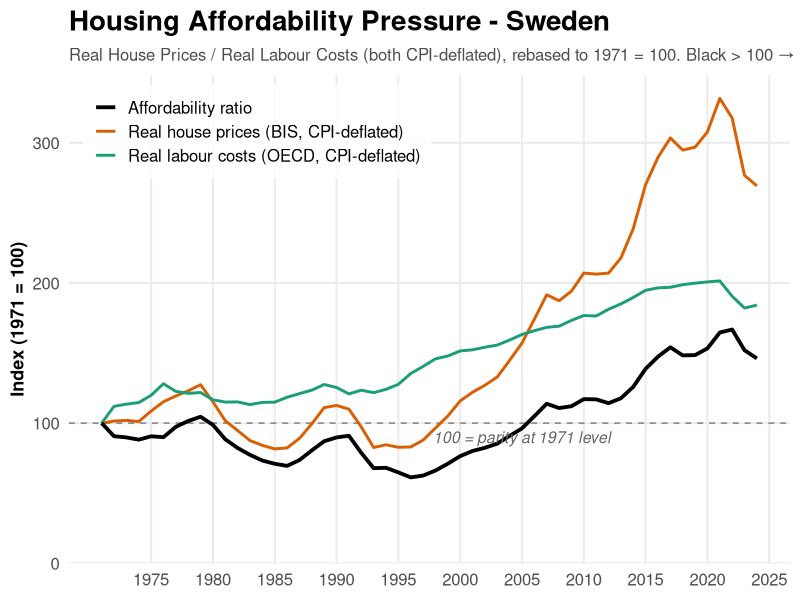
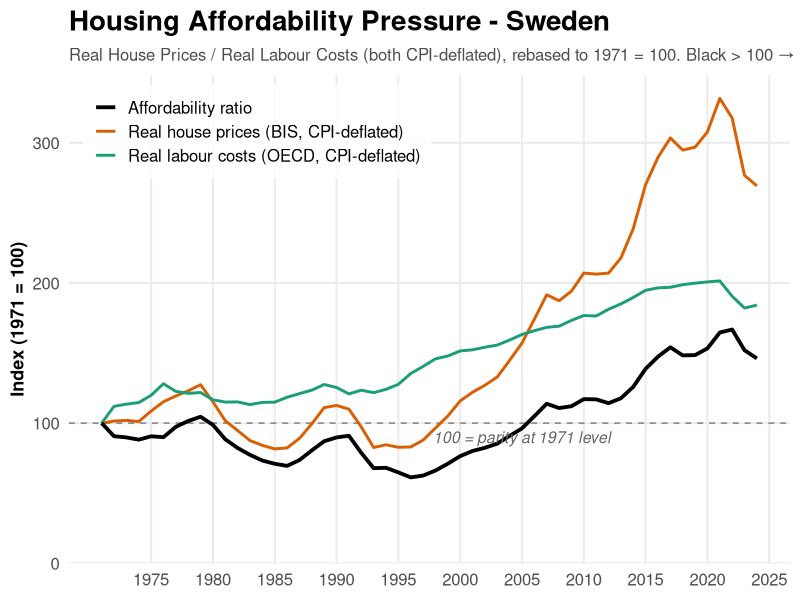
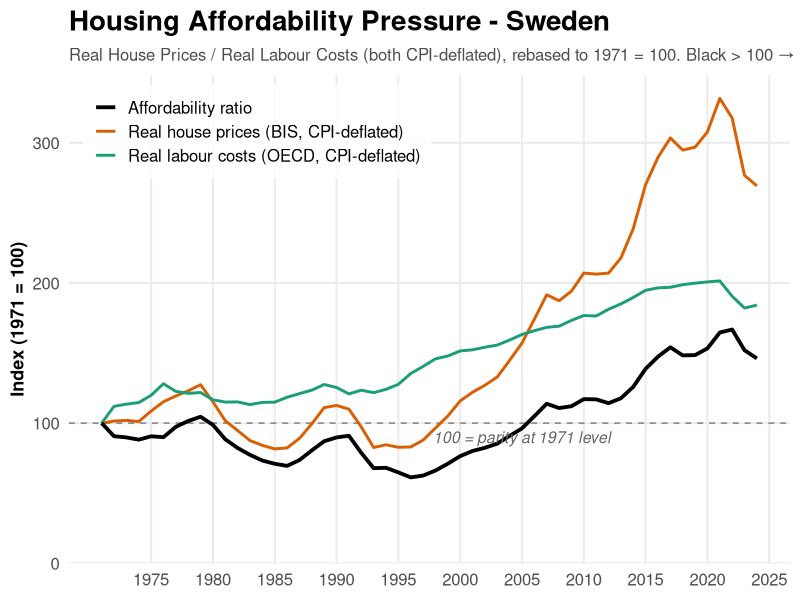

Write the R code that produced these figures, in order.
###############################################################
## Housing Affordability Pressure - Sweden
##
## Indicator: Real House Price Index / Real Labour Cost Index
##
## QSER628BIS is already CPI-deflated by BIS (2010=100, real).
## LCEAMN01SEA661N is nominal (2015=100).
## SWECPIALLAINMEI is CPI (2015=100).
##
## We deflate wages by CPI to get real wages, then compute
## the ratio of real house prices to real wages.
## Both are rebased to 1971=100 (first overlapping year).
##
## Result: > 100 = real house prices outpaced real wages since 1971
##
## Note: LCEAMN01SEA661N is total labour compensation per hour
## (incl. employer contributions), not take-home wages.
##
## Sources (FRED):
##   - QSER628BIS       : BIS Real Residential Property Prices (2010=100)
##   - LCEAMN01SEA661N  : OECD Labour Cost Index, nominal (2015=100)
##   - SWECPIALLAINMEI  : OECD CPI (2015=100)
###############################################################

suppressPackageStartupMessages({
  library(dplyr)
  library(readr)
  library(lubridate)
  library(ggplot2)
  library(scales)
})

OUT_DIR <- "visual"
dir.create(OUT_DIR, recursive = TRUE, showWarnings = FALSE)

# =====================================================================
# 1. LOAD DATA
# =====================================================================

house <- read_csv("2025_update/QSER628BIS.csv", show_col_types = FALSE)
wage  <- read_csv("2025_update/LCEAMN01SEA661N.csv", show_col_types = FALSE)
cpi   <- read_csv("2025_update/SWECPIALLAINMEI.csv", show_col_types = FALSE)

# =====================================================================
# 2. CLEAN & ANNUALISE
# =====================================================================

# House prices (real, quarterly → annual average)
house <- house %>%
  mutate(year = year(as.Date(observation_date))) %>%
  group_by(year) %>%
  summarise(real_price = mean(QSER628BIS, na.rm = TRUE), .groups = "drop")

# Wages (nominal, annual)
wage <- wage %>%
  mutate(year = year(as.Date(observation_date)),
         nom_wages = LCEAMN01SEA661N) %>%
  select(year, nom_wages)

# CPI (annual)
cpi <- cpi %>%
  mutate(year = year(as.Date(observation_date)),
         cpi = SWECPIALLAINMEI) %>%
  select(year, cpi)

# =====================================================================
# 3. MERGE, DEFLATE WAGES, COMPUTE RATIO
# =====================================================================

df <- house %>%
  inner_join(wage, by = "year") %>%
  inner_join(cpi, by = "year") %>%
  arrange(year)

# Deflate nominal wages by CPI to get real wages
# Both CPI and wages are 2015=100, so real_wages is also based at 2015
df <- df %>%
  mutate(real_wages = nom_wages / cpi * 100)  # *100 to keep index scale

BASE_YEAR <- min(df$year)
cat("Base year:", BASE_YEAR, "\n")

# Rebase both real series to BASE_YEAR = 100
base_price <- df %>% filter(year == BASE_YEAR) %>% pull(real_price)
base_rwage <- df %>% filter(year == BASE_YEAR) %>% pull(real_wages)

df <- df %>%
  mutate(
    price_rebased = 100 * real_price / base_price,
    rwages_rebased = 100 * real_wages / base_rwage,
    affordability_index = price_rebased / rwages_rebased * 100
  )

cat("Year range:", min(df$year), "-", max(df$year), "\n")
cat("Affordability at base:", 
    df %>% filter(year == BASE_YEAR) %>% pull(affordability_index), "\n")
cat("Affordability latest:", 
    df %>% slice_tail(n = 1) %>% pull(affordability_index), "\n")

# =====================================================================
# 4. PLOT
# =====================================================================

p <- ggplot(df, aes(x = year)) +
  # Reference line at 100
  geom_hline(yintercept = 100, linetype = "dashed", color = "grey50",
             linewidth = 0.5) +
  # Rebased real indices
  geom_line(aes(y = price_rebased, color = "Real house prices (BIS, CPI-deflated)"),
            linewidth = 1.0) +
  geom_line(aes(y = rwages_rebased, color = "Real labour costs (OECD, CPI-deflated)"),
            linewidth = 1.0) +
  # Affordability ratio
  geom_line(aes(y = affordability_index, color = "Affordability ratio"),
            linewidth = 1.3) +
  scale_color_manual(
    name = NULL,
    values = c(
      "Real house prices (BIS, CPI-deflated)"    = "#d95f02",
      "Real labour costs (OECD, CPI-deflated)"   = "#1b9e77",
      "Affordability ratio"                       = "black"
    )
  ) +
  scale_x_continuous(breaks = seq(1975, 2025, by = 5)) +
  scale_y_continuous(
    limits = c(0, NA),
    expand = expansion(mult = c(0, 0.05))
  ) +
  annotate("text", x = 2005, y = 90,
           label = paste0("100 = parity at ", BASE_YEAR, " level"),
           color = "grey40", size = 4, fontface = "italic") +
  labs(
    title    = "Housing Affordability Pressure - Sweden",
    subtitle = paste0(
      "Real House Prices / Real Labour Costs (both CPI-deflated), rebased to ",
      BASE_YEAR, " = 100. Black > 100 \u2192 houses outpaced wages. Sources: BIS + OECD via FRED."
    ),
    x = NULL,
    y = paste0("Index (", BASE_YEAR, " = 100)")
  ) +
  theme_minimal(base_size = 15) +
  theme(
    plot.title       = element_text(face = "bold", size = 20),
    plot.subtitle    = element_text(size = 12, color = "grey30"),
    legend.position  = c(0.02, 0.98),
    legend.justification = c(0, 1),
    legend.text      = element_text(size = 12),
    legend.background = element_rect(fill = alpha("white", 0.85), color = NA),
    axis.text        = element_text(size = 12),
    axis.title.y     = element_text(size = 13, face = "bold"),
    panel.grid.minor = element_blank(),
    panel.background = element_rect(fill = "white", color = NA),
    plot.background  = element_rect(fill = "white", color = NA)
  )

p

ggsave(file.path(OUT_DIR, "housing_affordability_sweden.png"),
       p, width = 14, height = 8, dpi = 300, bg = "white")
ggsave(file.path(OUT_DIR, "housing_affordability_sweden.pdf"),
       p, width = 14, height = 8, bg = "white")

# =====================================================================
# 5. EXPORT
# =====================================================================

write_csv(
  df %>% select(year, real_price, nom_wages, cpi, real_wages,
                price_rebased, rwages_rebased, affordability_index),
  "2025_update/housing_affordability_sweden_1971_present.csv"
)

cat("All outputs saved.\n")
